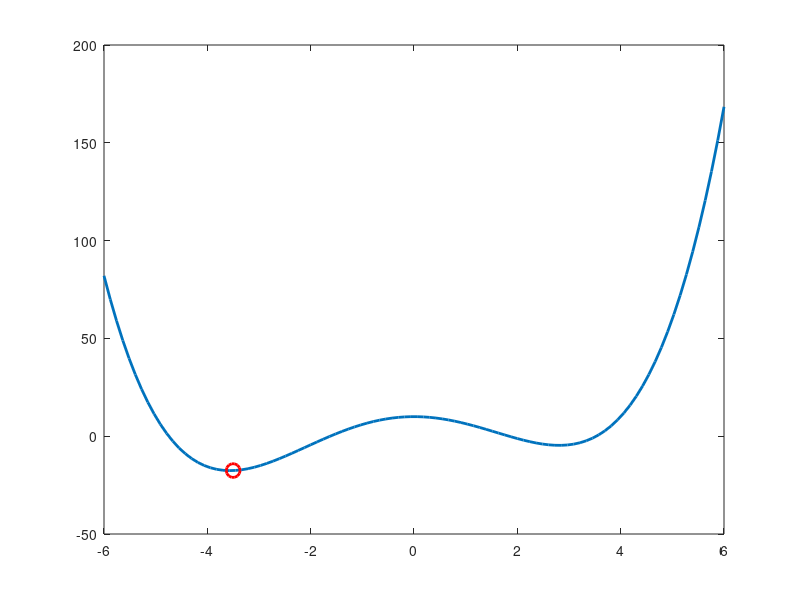

The MATLAB script that drew this image:
clear  
x=-1;
d=0.5;
fun = @(x) 0.2*x.^4 + 0.2*x.^3 - 4*x.^2 + 10;

    x_values = linspace(-6, 6, 100);
    y_values = fun(x_values);

    plot(x_values, y_values, 'LineWidth', 2);
    hold on;

    answer = [x, fun(x)];
    while true
        y = fun(x);
        xL = x - d;
        xP = x + d;
        yL = fun(xL);
        yP = fun(xP);

        if (yL >= y && yP >= y)
            answer = [x, y];
            break;
        end

        if (yL < y)
            x = xL;
        end

        if (yP < y)
            x = xP;
        end
    end

    plot(answer(1), answer(2), 'ro', 'MarkerSize', 10, 'LineWidth', 2);
    


    hold off;